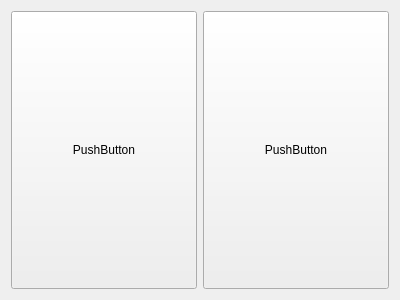
<?xml version="1.0" encoding="UTF-8"?>
<ui version="4.0">
 <class>cardTrueFalse</class>
 <widget class="QWidget" name="cardTrueFalse">
  <property name="geometry">
   <rect>
    <x>0</x>
    <y>0</y>
    <width>400</width>
    <height>300</height>
   </rect>
  </property>
  <property name="windowTitle">
   <string>Form</string>
  </property>
  <layout class="QHBoxLayout" name="horizontalLayout_2">
   <item>
    <layout class="QHBoxLayout" name="horizontalLayout">
     <item>
      <widget class="QPushButton" name="pushButton_2">
       <property name="sizePolicy">
        <sizepolicy hsizetype="Expanding" vsizetype="Expanding">
         <horstretch>0</horstretch>
         <verstretch>0</verstretch>
        </sizepolicy>
       </property>
       <property name="text">
        <string>PushButton</string>
       </property>
      </widget>
     </item>
     <item>
      <widget class="QPushButton" name="pushButton">
       <property name="sizePolicy">
        <sizepolicy hsizetype="Expanding" vsizetype="Expanding">
         <horstretch>0</horstretch>
         <verstretch>0</verstretch>
        </sizepolicy>
       </property>
       <property name="text">
        <string>PushButton</string>
       </property>
      </widget>
     </item>
    </layout>
   </item>
  </layout>
 </widget>
 <resources/>
 <connections/>
</ui>
